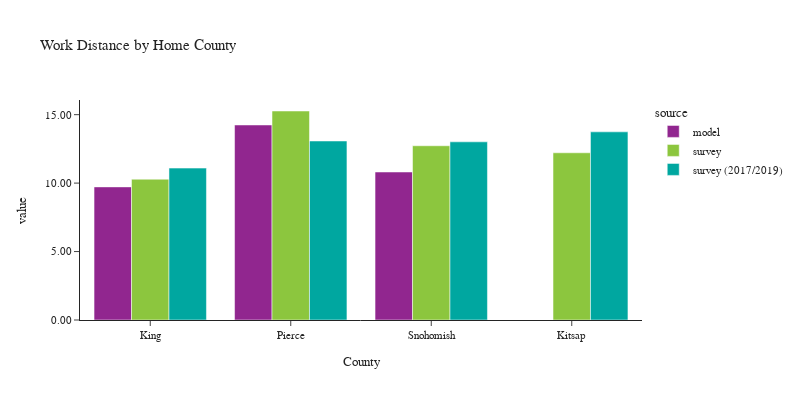

Source (notebook cell):
### Code cell
plot_work_location(df_workers, 'CountyName_home', 'Home County', 'County')

### Figure 1 — Plotly figure (JSON) as saved in the notebook; plotly's stock layout.template omitted (floating-point values rounded to 4 significant figures)
{"data": [{"alignmentgroup": "True", "customdata": [[1255643], [406536], [63844]], "hovertemplate": "source=model<br>CountyName_home=%{x}<br>value=%{y}<br>sample count=%{customdata[0]}<extra></extra>", "legendgroup": "model", "marker": {"color": "#91268F", "pattern": {"shape": ""}}, "name": "model", "offsetgroup": "model", "orientation": "v", "showlegend": true, "textposition": "auto", "type": "bar", "x": ["King", "Pierce", "Snohomish"], "xaxis": "x", "y": [9.724, 14.25, 10.81], "yaxis": "y"}, {"alignmentgroup": "True", "customdata": [[1996], [132], [260], [304]], "hovertemplate": "source=survey<br>CountyName_home=%{x}<br>value=%{y}<br>sample count=%{customdata[0]}<extra></extra>", "legendgroup": "survey", "marker": {"color": "#8CC63E", "pattern": {"shape": ""}}, "name": "survey", "offsetgroup": "survey", "orientation": "v", "showlegend": true, "textposition": "auto", "type": "bar", "x": ["King", "Kitsap", "Pierce", "Snohomish"], "xaxis": "x", "y": [10.28, 12.21, 15.27, 12.73], "yaxis": "y"}, {"alignmentgroup": "True", "customdata": [[4683], [139], [407], [366]], "hovertemplate": "source=survey (2017/2019)<br>CountyName_home=%{x}<br>value=%{y}<br>sample count=%{customdata[0]}<extra></extra>", "legendgroup": "survey (2017/2019)", "marker": {"color": "#00A7A0", "pattern": {"shape": ""}}, "name": "survey (2017/2019)", "offsetgroup": "survey (2017/2019)", "orientation": "v", "showlegend": true, "textposition": "auto", "type": "bar", "x": ["King", "Kitsap", "Pierce", "Snohomish"], "xaxis": "x", "y": [11.1, 13.74, 13.08, 13.01], "yaxis": "y"}], "layout": {"barmode": "group", "font": {"size": 11}, "height": 400, "legend": {"title": {"text": "source"}, "tracegroupgap": 0}, "title": {"text": "Work Distance by Home County"}, "width": 800, "xaxis": {"anchor": "y", "domain": [0.0, 1.0], "title": {"text": "County"}}, "yaxis": {"anchor": "x", "domain": [0.0, 1.0], "tickformat": ".2f", "title": {"text": "value"}}}}
